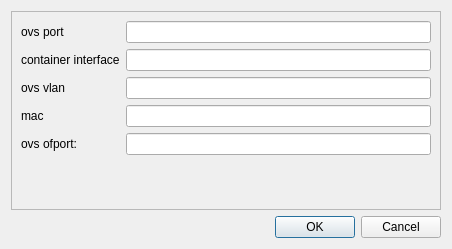
<?xml version="1.0" encoding="UTF-8"?>
<ui version="4.0">
 <class>dockerif_Dialog</class>
 <widget class="QDialog" name="dockerif_Dialog">
  <property name="geometry">
   <rect>
    <x>0</x>
    <y>0</y>
    <width>452</width>
    <height>249</height>
   </rect>
  </property>
  <property name="windowTitle">
   <string>Docker interface editor</string>
  </property>
  <layout class="QVBoxLayout" name="verticalLayout">
   <item>
    <widget class="QFrame" name="frame_dialog_virt_disk_wizard">
     <property name="frameShape">
      <enum>QFrame::StyledPanel</enum>
     </property>
     <property name="frameShadow">
      <enum>QFrame::Raised</enum>
     </property>
     <property name="paintme01" stdset="0">
      <bool>true</bool>
     </property>
     <layout class="QGridLayout" name="gridLayout">
      <item row="1" column="0">
       <widget class="QLabel" name="label_6">
        <property name="text">
         <string>container interface</string>
        </property>
       </widget>
      </item>
      <item row="0" column="1">
       <widget class="QLineEdit" name="lineEdit_dialog_dockerif_ext">
        <property name="enabled">
         <bool>true</bool>
        </property>
        <property name="clearButtonEnabled">
         <bool>true</bool>
        </property>
       </widget>
      </item>
      <item row="0" column="0">
       <widget class="QLabel" name="label_5">
        <property name="text">
         <string>ovs port</string>
        </property>
       </widget>
      </item>
      <item row="5" column="1">
       <spacer name="verticalSpacer">
        <property name="orientation">
         <enum>Qt::Vertical</enum>
        </property>
        <property name="sizeHint" stdset="0">
         <size>
          <width>20</width>
          <height>40</height>
         </size>
        </property>
       </spacer>
      </item>
      <item row="2" column="0">
       <widget class="QLabel" name="label_7">
        <property name="text">
         <string>ovs vlan</string>
        </property>
       </widget>
      </item>
      <item row="2" column="1">
       <widget class="QLineEdit" name="lineEdit_dialog_dockerif_vlan">
        <property name="enabled">
         <bool>true</bool>
        </property>
        <property name="clearButtonEnabled">
         <bool>true</bool>
        </property>
       </widget>
      </item>
      <item row="1" column="1">
       <widget class="QLineEdit" name="lineEdit_dialog_dockerif_int">
        <property name="enabled">
         <bool>true</bool>
        </property>
        <property name="clearButtonEnabled">
         <bool>true</bool>
        </property>
       </widget>
      </item>
      <item row="3" column="0">
       <widget class="QLabel" name="label_8">
        <property name="text">
         <string>mac</string>
        </property>
       </widget>
      </item>
      <item row="3" column="1">
       <widget class="QLineEdit" name="lineEdit_dialog_dockerif_mac">
        <property name="enabled">
         <bool>true</bool>
        </property>
        <property name="clearButtonEnabled">
         <bool>true</bool>
        </property>
       </widget>
      </item>
      <item row="4" column="0">
       <widget class="QLabel" name="label_9">
        <property name="text">
         <string>ovs ofport:</string>
        </property>
       </widget>
      </item>
      <item row="4" column="1">
       <widget class="QLineEdit" name="lineEdit_dialog_dockerif_of">
        <property name="enabled">
         <bool>true</bool>
        </property>
        <property name="clearButtonEnabled">
         <bool>true</bool>
        </property>
       </widget>
      </item>
     </layout>
    </widget>
   </item>
   <item>
    <widget class="QDialogButtonBox" name="buttonBox">
     <property name="orientation">
      <enum>Qt::Horizontal</enum>
     </property>
     <property name="standardButtons">
      <set>QDialogButtonBox::Cancel|QDialogButtonBox::Ok</set>
     </property>
    </widget>
   </item>
  </layout>
 </widget>
 <resources/>
 <connections>
  <connection>
   <sender>buttonBox</sender>
   <signal>accepted()</signal>
   <receiver>dockerif_Dialog</receiver>
   <slot>accept()</slot>
   <hints>
    <hint type="sourcelabel">
     <x>248</x>
     <y>254</y>
    </hint>
    <hint type="destinationlabel">
     <x>157</x>
     <y>274</y>
    </hint>
   </hints>
  </connection>
  <connection>
   <sender>buttonBox</sender>
   <signal>rejected()</signal>
   <receiver>dockerif_Dialog</receiver>
   <slot>reject()</slot>
   <hints>
    <hint type="sourcelabel">
     <x>316</x>
     <y>260</y>
    </hint>
    <hint type="destinationlabel">
     <x>286</x>
     <y>274</y>
    </hint>
   </hints>
  </connection>
 </connections>
</ui>
